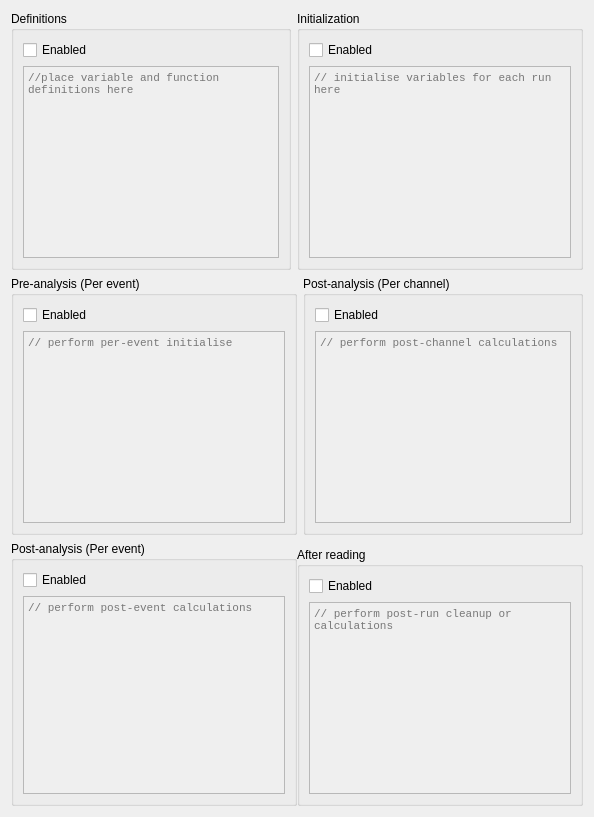
     <widget class="QWidget" name="tabUserCode">
      <attribute name="title">
       <string>User code (Javascript V8)</string>
      </attribute>
      <layout class="QGridLayout" name="gridLayout_14">
       <item row="0" column="0">
        <widget class="QGroupBox" name="groupBoxDefinitions">
         <property name="title">
          <string>Definitions</string>
         </property>
         <layout class="QGridLayout" name="gridLayout_13">
          <item row="0" column="0">
           <widget class="QCheckBox" name="checkBoxDefEnabled">
            <property name="text">
             <string>Enabled</string>
            </property>
           </widget>
          </item>
          <item row="1" column="0">
           <widget class="QPlainTextEdit" name="plainTextEditDef">
            <property name="enabled">
             <bool>false</bool>
            </property>
            <property name="font">
             <font>
              <family>Courier New</family>
              <pointsize>8</pointsize>
              <strikeout>false</strikeout>
              <kerning>false</kerning>
             </font>
            </property>
            <property name="lineWrapMode">
             <enum>QPlainTextEdit::NoWrap</enum>
            </property>
            <property name="tabStopWidth">
             <number>20</number>
            </property>
            <property name="placeholderText">
             <string>//place variable and function definitions here</string>
            </property>
           </widget>
          </item>
         </layout>
        </widget>
       </item>
       <item row="0" column="1" colspan="2">
        <widget class="QGroupBox" name="groupBoxInitial">
         <property name="title">
          <string>Initialization</string>
         </property>
         <layout class="QGridLayout" name="gridLayout_8">
          <item row="1" column="0">
           <widget class="QPlainTextEdit" name="plainTextEditInitialCode">
            <property name="enabled">
             <bool>false</bool>
            </property>
            <property name="font">
             <font>
              <family>Courier New</family>
              <pointsize>8</pointsize>
             </font>
            </property>
            <property name="lineWrapMode">
             <enum>QPlainTextEdit::NoWrap</enum>
            </property>
            <property name="tabStopWidth">
             <number>20</number>
            </property>
            <property name="placeholderText">
             <string>// initialise variables for each run here</string>
            </property>
           </widget>
          </item>
          <item row="0" column="0">
           <widget class="QCheckBox" name="checkBoxInitialEnabled">
            <property name="text">
             <string>Enabled</string>
            </property>
           </widget>
          </item>
         </layout>
        </widget>
       </item>
       <item row="1" column="0" colspan="2">
        <widget class="QGroupBox" name="groupBoxPreAnalysis">
         <property name="title">
          <string>Pre-analysis (Per event)</string>
         </property>
         <layout class="QGridLayout" name="gridLayout_9">
          <item row="0" column="0">
           <widget class="QCheckBox" name="checkBoxPreAnalysisEnabled">
            <property name="text">
             <string>Enabled</string>
            </property>
           </widget>
          </item>
          <item row="1" column="0">
           <widget class="QPlainTextEdit" name="plainTextEditPreAnalysis">
            <property name="enabled">
             <bool>false</bool>
            </property>
            <property name="font">
             <font>
              <family>Courier New</family>
              <pointsize>8</pointsize>
             </font>
            </property>
            <property name="lineWrapMode">
             <enum>QPlainTextEdit::NoWrap</enum>
            </property>
            <property name="tabStopWidth">
             <number>20</number>
            </property>
            <property name="placeholderText">
             <string>// perform per-event initialise</string>
            </property>
           </widget>
          </item>
         </layout>
        </widget>
       </item>
       <item row="1" column="2">
        <widget class="QGroupBox" name="groupBoxPostChannel">
         <property name="title">
          <string>Post-analysis (Per channel)</string>
         </property>
         <layout class="QGridLayout" name="gridLayout_11">
          <item row="0" column="0">
           <widget class="QCheckBox" name="checkBoxPostChannelEnabled">
            <property name="text">
             <string>Enabled</string>
            </property>
           </widget>
          </item>
          <item row="1" column="0">
           <widget class="QPlainTextEdit" name="plainTextEditPostChannel">
            <property name="enabled">
             <bool>false</bool>
            </property>
            <property name="font">
             <font>
              <family>Courier New</family>
              <pointsize>8</pointsize>
             </font>
            </property>
            <property name="lineWrapMode">
             <enum>QPlainTextEdit::NoWrap</enum>
            </property>
            <property name="tabStopWidth">
             <number>20</number>
            </property>
            <property name="placeholderText">
             <string>// perform post-channel calculations</string>
            </property>
           </widget>
          </item>
         </layout>
        </widget>
       </item>
       <item row="2" column="0" rowspan="2" colspan="2">
        <widget class="QGroupBox" name="groupBoxPostEvent">
         <property name="title">
          <string>Post-analysis (Per event)</string>
         </property>
         <layout class="QGridLayout" name="gridLayout_12">
          <item row="0" column="0">
           <widget class="QCheckBox" name="checkBoxPostEventEnabled">
            <property name="text">
             <string>Enabled</string>
            </property>
           </widget>
          </item>
          <item row="1" column="0">
           <widget class="QPlainTextEdit" name="plainTextEditPostEvent">
            <property name="enabled">
             <bool>false</bool>
            </property>
            <property name="font">
             <font>
              <family>Courier New</family>
              <pointsize>8</pointsize>
             </font>
            </property>
            <property name="lineWrapMode">
             <enum>QPlainTextEdit::NoWrap</enum>
            </property>
            <property name="tabStopWidth">
             <number>20</number>
            </property>
            <property name="placeholderText">
             <string>// perform post-event calculations</string>
            </property>
           </widget>
          </item>
         </layout>
        </widget>
       </item>
       <item row="3" column="1" colspan="2">
        <widget class="QGroupBox" name="groupBoxFinal">
         <property name="title">
          <string>After reading</string>
         </property>
         <layout class="QGridLayout" name="gridLayout_10">
          <item row="0" column="0">
           <widget class="QCheckBox" name="checkBoxFinalEnabled">
            <property name="text">
             <string>Enabled</string>
            </property>
           </widget>
          </item>
          <item row="1" column="0">
           <widget class="QPlainTextEdit" name="plainTextEditFinalCode">
            <property name="enabled">
             <bool>false</bool>
            </property>
            <property name="font">
             <font>
              <family>Courier New</family>
              <pointsize>8</pointsize>
             </font>
            </property>
            <property name="lineWrapMode">
             <enum>QPlainTextEdit::NoWrap</enum>
            </property>
            <property name="tabStopWidth">
             <number>20</number>
            </property>
            <property name="placeholderText">
             <string>// perform post-run cleanup or calculations</string>
            </property>
           </widget>
          </item>
         </layout>
        </widget>
       </item>
      </layout>
     </widget>
